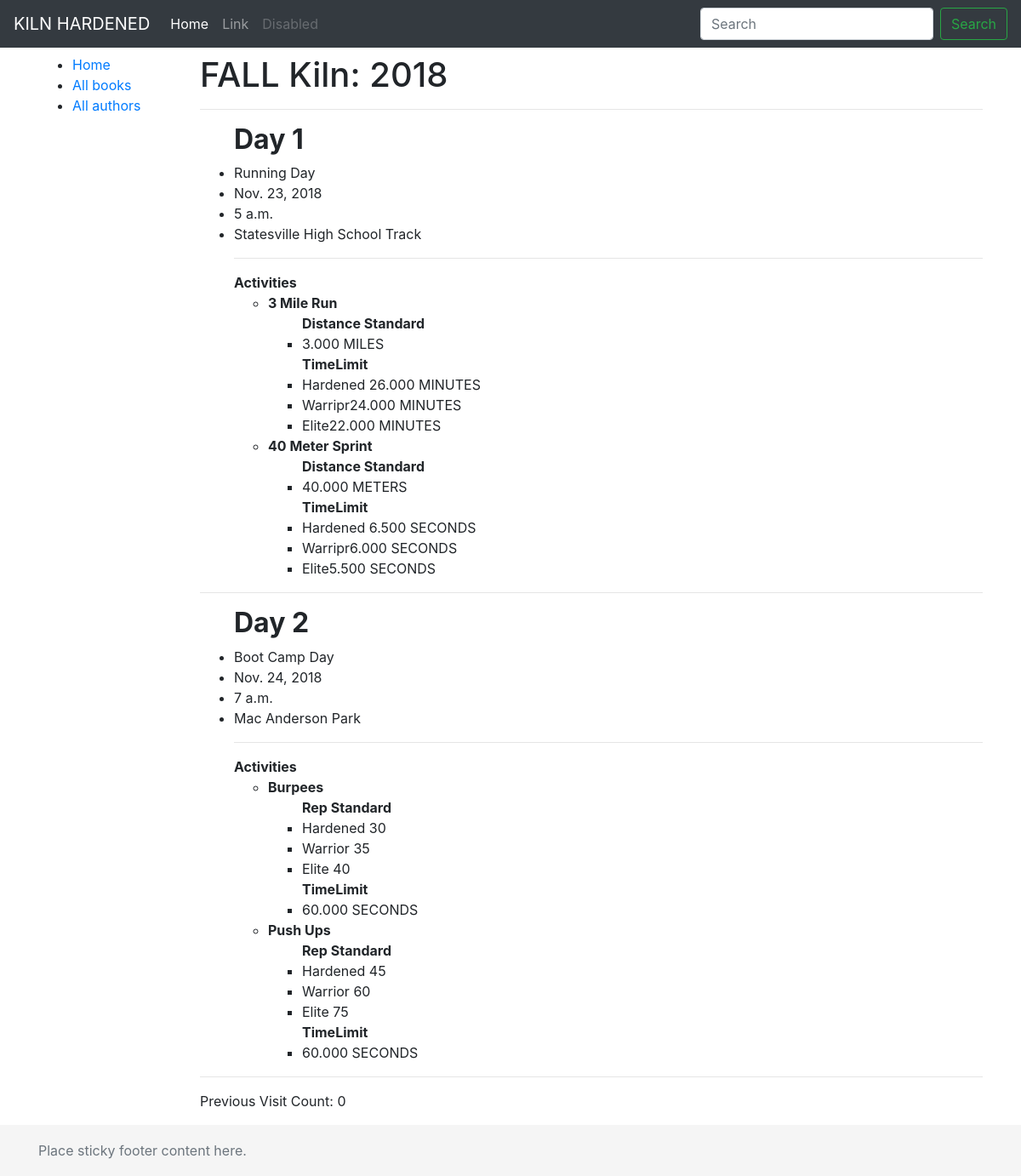
The page /events/1 on the database its author committed.
### events/models.py (models this page shows, shortened)
class Event(models.Model):
	SPRING = 'SP'
	SUMMER = 'SU'
	FALL = 'F'
	WINTER = 'W'
	SEASON_CHOICES =  (
		('SPRING', 'Spring'),
		('SUMMER', 'Summer'),
		('FALL', 'Fall'),
		('WINTER', 'Winter') ,
	)
	season = models.CharField(
		max_length=10,
		choices = SEASON_CHOICES,
	)
	year = models.IntegerField( null=True)
	class Meta:
		ordering = ['-year']

class Day(models.Model):
	event = models.ForeignKey(Event, on_delete = models.CASCADE, null = True)
	name = models.CharField(max_length=200, null=True)
	description = models.TextField(null=True)
	date = models.DateField(null = True, default = None)
	time = models.TimeField(null = True, default = None)
	location = models.CharField(max_length=200)

class ActivityInstance(models.Model):
	day = models.ForeignKey('Day', on_delete=models.SET_NULL, null=True)
	activity = models.ForeignKey('Activity', on_delete=models.SET_NULL, null=True)

class Activity(models.Model):
	name = models.CharField(max_length=200, help_text='Enter Activity', verbose_name='Activity')
	description = models.TextField(max_length=5000)
	def __str__(self):
		return self.name

class Distance(models.Model):
	activity_instance = models.ForeignKey('ActivityInstance', on_delete=models.SET_NULL, null=True)
	distance = models.DecimalField(max_digits=10, decimal_places=3)
	MILES = 'MI'
	METERS = 'ME'
	UNIT_CHOICES =  (
		('MILES', 'Miles'),
		('METERS', 'Meters'),
	)
	unit = models.CharField(max_length=10, choices = UNIT_CHOICES,)

class TimeLimit(models.Model):
	MINUTES = 'M'
	SECONDS = 'S'
	MILISECONDS = 'MS'
	TIME_CHOICES =  (
		('MINUTES', 'minutes'),
		('SECONDS', 'seconds'),
		('MILISECONDS', 'miliseconds'),
	)
	activity_instance = models.ForeignKey('ActivityInstance', on_delete=models.SET_NULL, null=True)
	units_all = models.CharField( max_length=10, choices = TIME_CHOICES, blank=True, null=True)
	time_limit_all = models.DecimalField(max_digits=10, decimal_places=3,blank=True, null=True)
	time_limit_hard = models.DecimalField(max_digits=10, decimal_places=3,blank=True, null=True)
	time_limit_warrior = models.DecimalField(max_digits=10, decimal_places=3,blank=True, null=True)
	time_limit_elite = models.DecimalField(max_digits=10, decimal_places=3,blank=True, null=True)

class RepStandard(models.Model):
	activity_instance = models.ForeignKey('ActivityInstance', on_delete=models.SET_NULL, null=True)
	RepStdHard = models.IntegerField()
	RepStdWarrior = models.IntegerField()
	RepStdElite = models.IntegerField()

### events/views.py (the view)
# urls.py: path('<int:pk>', views.event_detail, name='event-detail'),
def event_detail(request, pk):
	num_visits = request.session.get('num_visits', 0)
	request.session['num_visits'] = num_visits + 1
	event = Event.objects.get(pk=pk)
	context = {
	'event': event,
	'num_visits': num_visits,
	}
	return render(request, 'events/event_detail.html', context)

### events/templates/events/event_detail.html
{% extends "base_generic.html" %}
{% block content %}
<h1>{{ event.season }} Kiln: {{ event.year }}</h1>
	<hr>
      {% for day in event.day_set.all %}
      <ul>
        <h2><strong>{{ day.name }}</strong></h2>
        <li>{{ day.description }}</li>
        <li>{{ day.date }}</li>
        <li>{{ day.time }}</li>
        <li>{{ day.location }}</li>
        <hr>
        <strong>Activities</strong>
            {% for activityinstance in day.activityinstance_set.all %}
              <ul>
              <li><strong>{{ activityinstance.activity }}</strong></li>
                  {% for obj in activityinstance.repstandard_set.all %}
                    {% if obj %}
                      <ul>
                        <strong>Rep Standard</strong>
                        <li>Hardened {{ obj.RepStdHard }}</li>
                        <li>Warrior {{ obj.RepStdWarrior }}</li>
                        <li>Elite {{ obj.RepStdElite }}</li>
                      </ul>
                    {% endif %}
                  {% endfor %}
                  {% for obj in activityinstance.distance_set.all %}
                    {% if obj %}
                      <ul>
                        <strong>Distance Standard</strong>
                        <li>{{ obj.distance }} {{ obj.unit }}</li>
                      </ul>
                    {% endif %}
                  {% endfor %}
                  {% for obj in activityinstance.timelimit_set.all %}
                    {% if obj %}
                      <ul>
                        <strong>TimeLimit</strong>
                        {% if obj.time_limit_all %}
                        <li>{{ obj.time_limit_all }} {{ obj.units_all }}</li>
                        {% endif %}
                        {% if obj.time_limit_hard %}
                        <li>Hardened {{ obj.time_limit_hard }} {{ obj.units_all }}</li>
                        {% endif %}
                        {% if obj.time_limit_warrior %}
                        <li>Warripr{{ obj.time_limit_warrior }} {{ obj.units_all }}</li>
                        {% endif %}
                        {% if obj.time_limit_elite %}
                        <li>Elite{{ obj.time_limit_elite }} {{ obj.units_all }}</li>
                        {% endif %}
                      </ul>
                    {% endif %}
                  {% endfor %}
              </ul>
            {% endfor %}
      </ul>
      <hr>
      {% endfor %}
      <p>Previous Visit Count: {{ num_visits }}</p>
      {% endblock %}

### events/templates/base_generic.html (shortened to what this page needs)
<!doctype html>
<html lang="en">
  <head>
    <link rel="stylesheet" href="https://stackpath.bootstrapcdn.com/bootstrap/4.1.3/css/bootstrap.min.css">>
    {% load static %}
    <link href="{% static 'events/css/custom.css' %}" rel="stylesheet">
    <link href="{% static 'events/css/sticky-footer-navbar.css' %}" rel="stylesheet">
  </head>
  <body>
    <header>
      <nav class="navbar navbar-expand-md navbar-dark fixed-top bg-dark">
        <a class="navbar-brand" href="#">KILN HARDENED</a>
        <div class="collapse navbar-collapse" id="navbarCollapse">
          <ul class="navbar-nav mr-auto">
            <li class="nav-item active">
              <a class="nav-link" href="#">Home <span class="sr-only">(current)</span></a>
            </li>
            <li class="nav-item">
              <a class="nav-link" href="#">Link</a>
            </li>
            <li class="nav-item">
              <a class="nav-link disabled" href="#">Disabled</a>
            </li>
          </ul>
          <form class="form-inline mt-2 mt-md-0">
            <input class="form-control mr-sm-2" type="text" placeholder="Search" aria-label="Search">
            <button class="btn btn-outline-success my-2 my-sm-0" type="submit">Search</button>
          </form>
        </div>
      </nav>
    </header>
<main role="main" class="container spacer">
  <div class="row">
    <div class="col-sm-2">
      <ul class="sidebar-nav">
      <li><a href="{% url 'index' %}">Home</a></li>
      <li><a href="">All books</a></li>
      <li><a href="">All authors</a></li>
      </ul>
    </div>
    <div class="col-sm-10 ">{% block content %}{% endblock %}</div>
  </div>
</main>
    <footer class="footer">
      <div class="container">
        <span class="text-muted">Place sticky footer content here.</span>
      </div>
    </footer>
  </body>
</html>

### events/static/events/css/custom.css (style rules this page uses)
.spacer { margin-top:40px; }

### events/static/events/css/sticky-footer-navbar.css (style rules this page uses)
html { position: relative; min-height: 100%; }
body { margin-bottom: 60px; }
.footer { position: absolute; bottom: 0; width: 100%; height: 60px; line-height: 60px; background-color: #f5f5f5; }
body > .container { padding: 0px 15px 0; }
.footer > .container { padding-right: 15px; padding-left: 15px; }

### rows shown on the page
Event: season "FALL", year "2018"
Day: name "Day 1", description "Running Day", date "Nov. 23, 2018", time "5 a.m.", location "Statesville High School Track"
ActivityInstance: activity "3 Mile Run"
Distance: distance "3.000", unit "MILES"
TimeLimit: time_limit_hard "26.000", units_all "MINUTES", time_limit_warrior "24.000", time_limit_elite "22.000"
ActivityInstance: activity "40 Meter Sprint"
Distance: distance "40.000", unit "METERS"
TimeLimit: time_limit_hard "6.500", units_all "SECONDS", time_limit_warrior "6.000", time_limit_elite "5.500"
Day: name "Day 2", description "Boot Camp Day", date "Nov. 24, 2018", time "7 a.m.", location "Mac Anderson Park"
ActivityInstance: activity "Burpees"
RepStandard: RepStdHard "30", RepStdWarrior "35", RepStdElite "40"
TimeLimit: time_limit_all "60.000", units_all "SECONDS"
ActivityInstance: activity "Push Ups"
RepStandard: RepStdHard "45", RepStdWarrior "60", RepStdElite "75"
TimeLimit: time_limit_all "60.000", units_all "SECONDS"

### other values the page prints
{{ num_visits }} "0"
